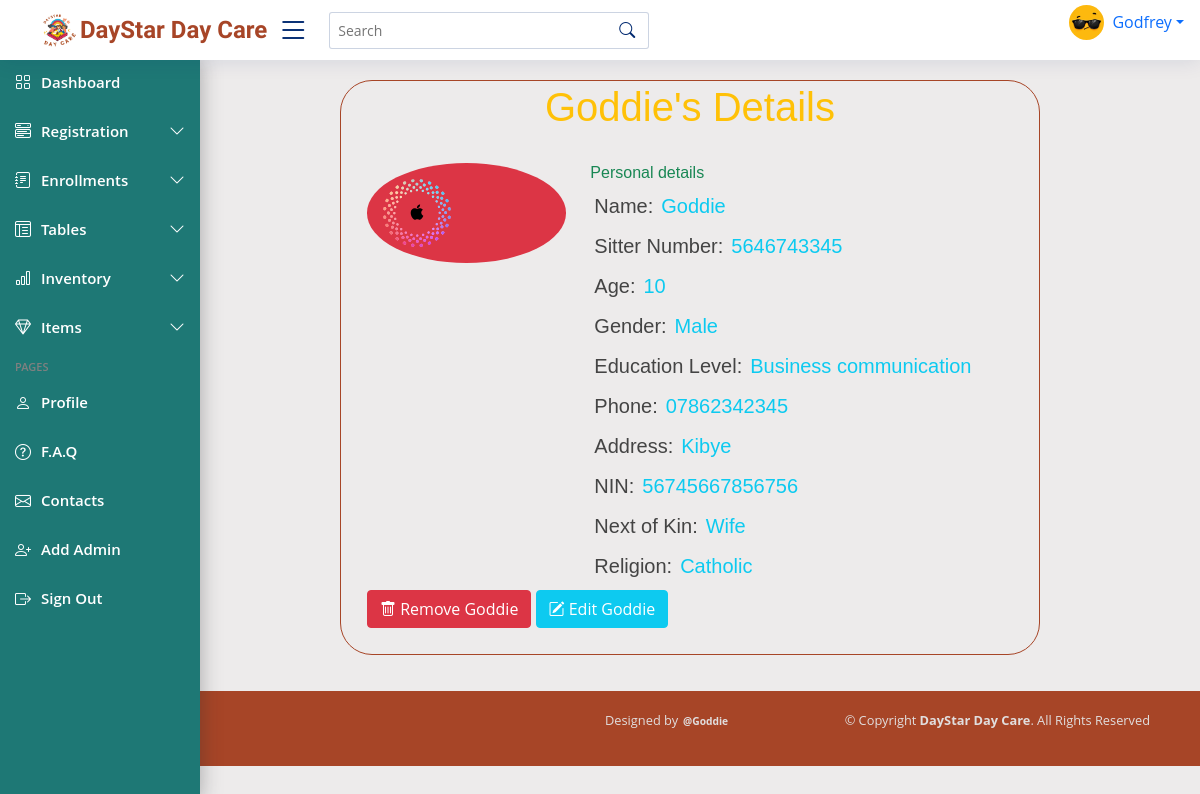
The app's page /details/1 (signed in) with its own data.
### dayStarApp/models.py (models this page shows)
class Sitter(models.Model):
    name = models.CharField(max_length=100, blank=False)
    age = models.IntegerField(default=0, blank=False)
    gender = models.CharField(max_length=100)
    location = models.CharField(max_length=100)
    contact = models.CharField(max_length=13)
    education = models.CharField(max_length=255, blank=False, null=True)
    religion = models.CharField(max_length=100, blank=True)
    next_of_kin = models.CharField(max_length=200, blank=False, default= None)
    sitter_number = models.CharField(max_length=10, unique=True, blank=False, default=None)
    NIN = models.CharField(max_length=14, blank=False, null=True)

### dayStarApp/views.py (the view)
# urls.py: path('details/<int:id>', views.viewSitter, name="details"),
@login_required
def viewSitter(request, id):
    all_sitter = Sitter.objects.get(id=id)
    context = {
       'all_sitter': all_sitter
    }
    template = loader.get_template('dayStarApp/view_sitter.html')
    return HttpResponse(template.render(context))

### dayStarApp/templates/dayStarApp/view_sitter.html
{% extends 'dayStarApp/base.html' %} {% load static %} {% block content %}
<main class="main" id="main">
  <div class="container" id="sitter-details">
    <h1 class="text-center text-warning" id="detail">{{ all_sitter.name }}'s Details</h1>
    <div class="flex gap-2 p-4">
      <div class="row">
        <div class="col-md-4">
          <div class="d-grid m-auto bg-danger rounded-circle" height="50" width="50">
            <img class="w-50 rounded-circle p-3" src="{% static 'images/apple.svg' %}" alt="">
          </div>
        </div>
        <div class="col-md-8">
          <h6 class="text-success">Personal details</h6>
          <h5 class="p-1">Name:<span class="p-2 text-info">{{ all_sitter.name }}</span></h5>
          <h5 class="p-1">Sitter Number:<span class="p-2 text-info">{{ all_sitter.sitter_number }}</span></h5>
          <h5 class="p-1">Age:<span class="p-2 text-info">{{ all_sitter.age }}</span></h5>
          <h5 class="p-1">Gender:<span class="p-2 text-info">{{ all_sitter.gender }}</span></h5>
          <h5 class="p-1">Education Level:<span class="p-2 text-info">{{ all_sitter.education }}</span></h5>
          <h5 class="p-1">Phone:<span class="p-2 text-info">{{ all_sitter.contact }}</span></h5></h5>
          <h5 class="p-1">Address:<span class="p-2 text-info">{{ all_sitter.location }}</span></h5>
          <h5 class="p-1">NIN:<span class="p-2 text-info">{{ all_sitter.NIN }}</span></h5></h5>
          <h5 class="p-1">Next of Kin:<span class="p-2 text-info">{{ all_sitter.next_of_kin }}</span></h5>
          <h5 class="p-1">Religion:<span class="p-2 text-info">{{ all_sitter.religion }}</span></h5>
        </div> <br> <br>
      </div>
      <a class="btn btn-danger text-white rounded" href="/delete/{{ all_sitter.id }}"><span><i class="bi bi-trash"></i></span>
        Remove {{ all_sitter.name }}
      </a>
      <a class="btn btn-info text-white rounded" href="/edit/{{ all_sitter.id }}"><span><i class="bi bi-pencil-square"></i></span>
        Edit {{ all_sitter.name }}
      </a>
    </div>
  </div>
</main>
{% endblock %}

### dayStarApp/static/css/style.css (style rules this page uses)
:root { scroll-behavior: smooth; }
body { font-family: "Open Sans", sans-serif; color: #444444; background: #edebeb; }
a { color: #4154f1; text-decoration: none; }
h1, h2, h3, h4, h5, h6 { font-family: "Nunito", sans-serif; }
#main { margin-top: 60px; padding: 20px 30px; transition: all 0.3s; }
#sitter-details { display: grid; margin: auto; max-width: 700px; border: 1px solid #a74527; padding: 2px; border-radius: 2rem; }
.header-nav ul .nav-item, span { list-style-type: none; }
@media (min-width: 1200px) { #main { margin-left: 15%; } }

### records on screen
Sitter: name "Goddie", sitter_number "5646743345", age "10", gender "Male", education "Business communication", contact "07862342345", location "Kibye", NIN "56745667856756", next_of_kin "Wife", religion "Catholic"
